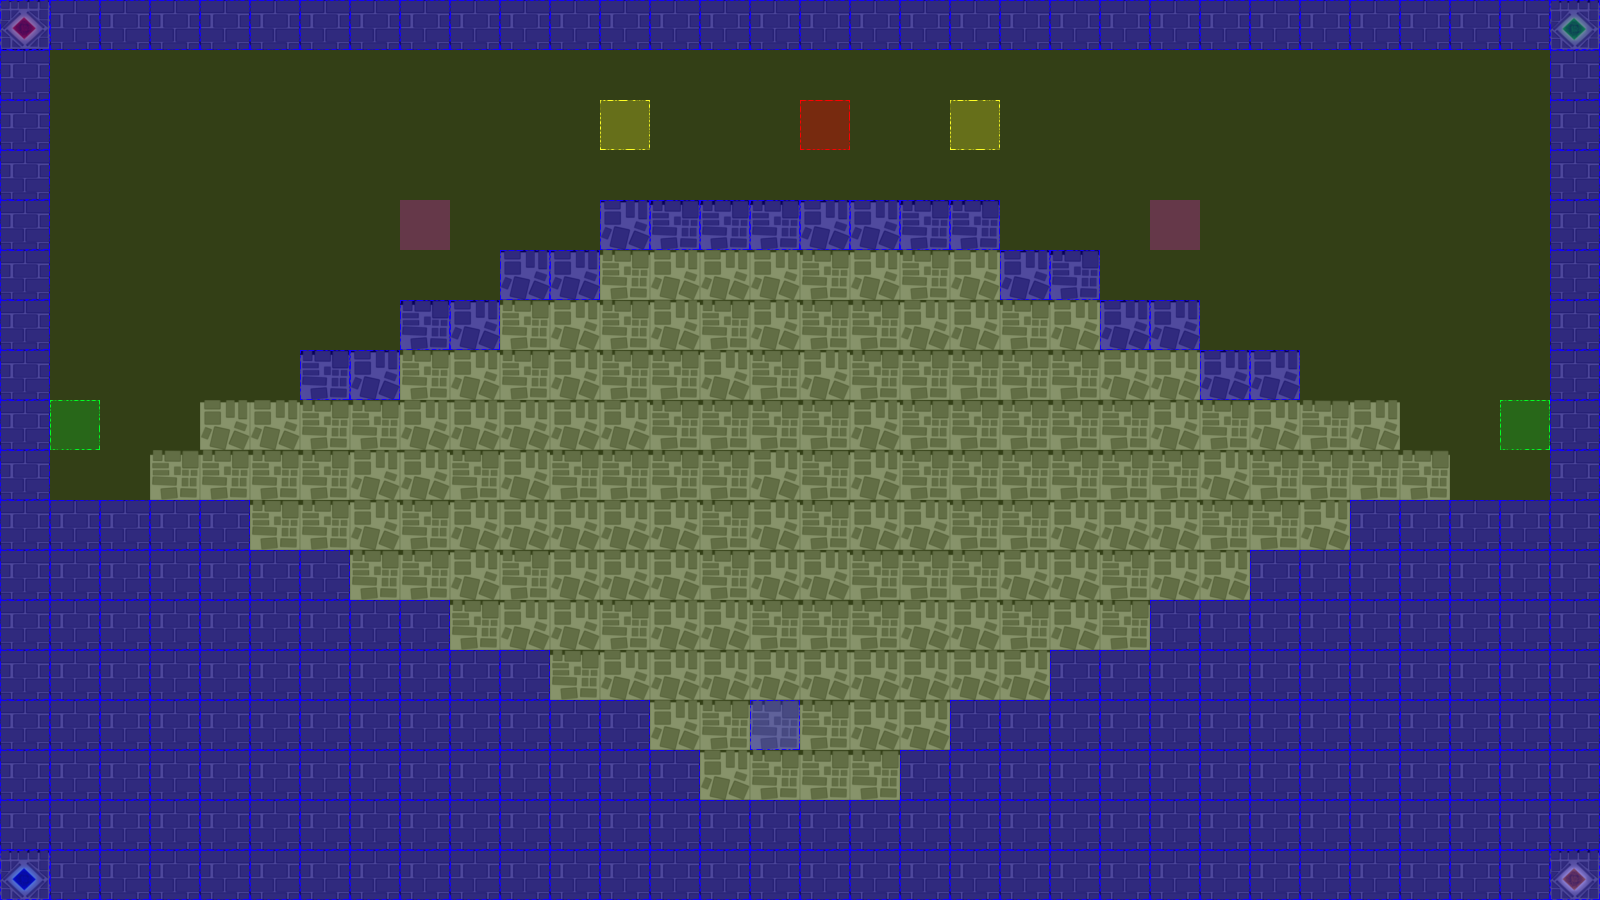

Below is a game level as drawn by its tile map, then a one-line description and the .tmx that defines it (tile-layer data replaced by summaries):
An orthogonal 32x18 tile map with 50x50 px tiles, 3 tile layers (terrain, collision, event), 2 tilesets.

<map version="1.0" orientation="orthogonal" renderorder="left-up" width="32" height="18" tilewidth="50" tileheight="50" nextobjectid="3">
 <tileset firstgid="1" name="castleTile" tilewidth="50" tileheight="50" tilecount="36" columns="6">
  <image source="tiles/castleTile.png" width="300" height="300" />
 </tileset>
 <tileset firstgid="37" name="collisionTile" tilewidth="50" tileheight="50" tilecount="12" columns="3">
  <image source="tiles/collisionTile.png" width="150" height="200" />
 </tileset>
 <layer name="terrain" width="32" height="18">
  <data>[576 cells, 412 non-empty, 7 distinct tile ids]</data>
 </layer>
 <layer name="collision" width="32" height="18">
  <data>[576 cells, 576 non-empty, 2 distinct tile ids]</data>
 </layer>
 <layer name="event" width="32" height="18">
  <data>[576 cells, 8 non-empty, 5 distinct tile ids]</data>
 </layer>
</map>
